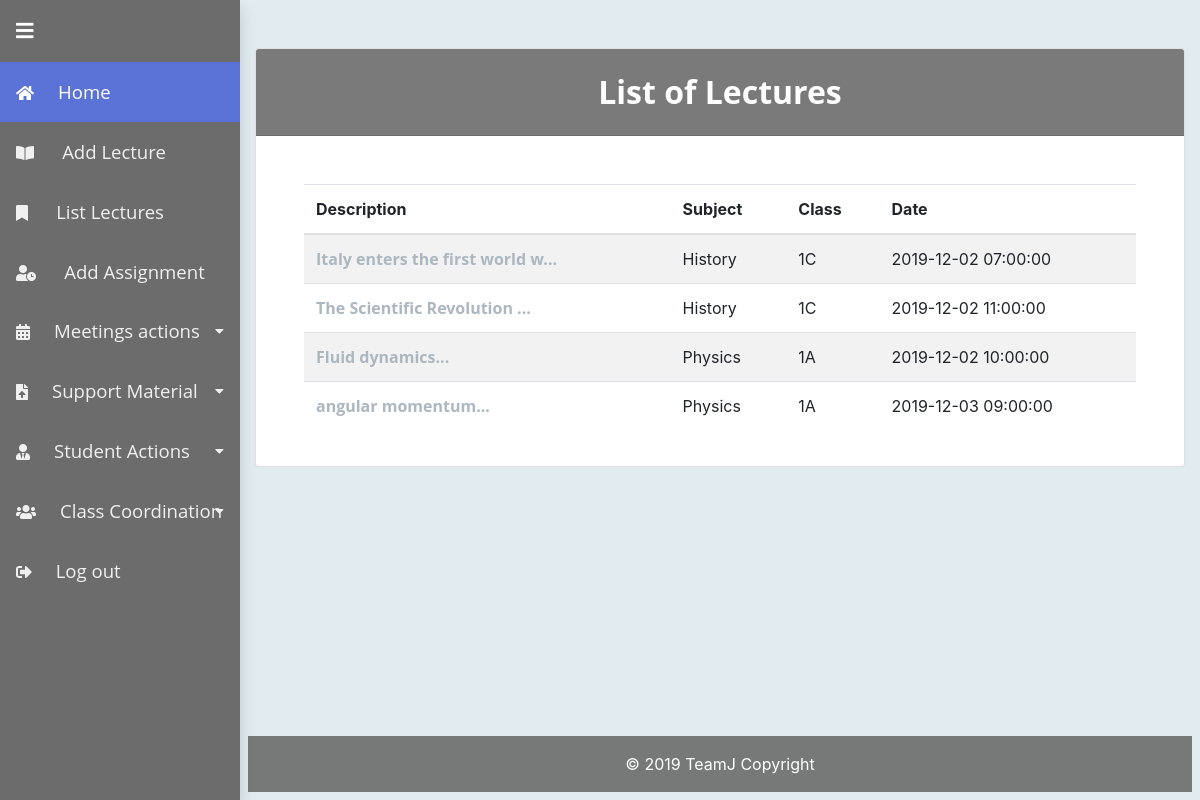
The app's page /usergroup/teacher/listLectures.php (signed in) with its own data.
### tables this page shows
CREATE TABLE `TopicRecord` (
  `ID` int(11) NOT NULL,
  `TeacherID` int(11) NOT NULL,
  `Timestamp` timestamp NOT NULL DEFAULT CURRENT_TIMESTAMP,
  `Description` varchar(512) NOT NULL,
  `TopicID` int(11) NOT NULL,
  `SpecificClassID` int(11) NOT NULL
);

CREATE TABLE `Topic` (
  `ID` int(11) NOT NULL,
  `Name` varchar(100) NOT NULL,
  `Description` text NOT NULL
);

CREATE TABLE `SpecificClass` (
  `ID` int(11) NOT NULL,
  `YearClassID` int(11) NOT NULL,
  `Section` varchar(5) NOT NULL,
  `UploadedPath` varchar(50) NOT NULL,
  `CoordinatorTeacherID` int(11) NOT NULL
);

### classes/teacher.class.php (called while the page is built, shortened)
<?php
class teacher extends user {
	public function get_topics_record() {
		$topicRecords = array();
		$conn = $this->connectMySQL();
		$stmt = $conn->prepare("SELECT TopicRecord.Timestamp as TimeStamps,
                                               TopicRecord.Description as TopicDescription, Topic.Name as TopicName, TopicRecord.ID as RecordID,
                                               SpecificClass.YearClassID as YearClass, SpecificClass.Section
                                        FROM TopicRecord, Topic, SpecificClass
                                        WHERE TopicRecord.TopicID=Topic.ID AND SpecificClass.ID=TopicRecord.SpecificClassID AND TopicRecord.TeacherID=?");
		$teacherID = $_SESSION['teacherID'];
		$stmt->bind_param('i', $teacherID);
		$stmt->execute();
		$res = $stmt->get_result();
		if ($res->num_rows <= 0) {
			return false;
		} else {
			while ($row = $res->fetch_assoc()) {
				array_push($topicRecords, $row);
			}
		}
		return $topicRecords;
	}
}

### usergroup/teacher/listLectures.php (the view, shortened to what this page needs)
<?php
$teacher = new teacher();
if(isset($_GET['operation_result'])){
	switch ($_GET['operation_result']){
		case 1:
			$content.= <<<OUT
<div class="alert alert-success" role="alert">
  Lecture successfully modified. <a href="listLectures.php" class="alert-link">Modify another lecture</a> or <a href="index.php" class="alert-link">back to your homepage.</a>
</div>
OUT;
			break;
		case 0:
			$content.= <<<OUT
<div class="alert alert-danger" role="alert">
 Error in modifying lecture. <a href="listLectures.php" class="alert-link">Retry </a> or <a href="../teacher/index.php" class="alert-link">back to your homepage.</a>
</div>
OUT;
			break;
		default:
			$content.=<<<OUT
<div class="alert alert-dark" role="alert">
  Operation not allowed.
</div>
OUT;
	}
}else {
	$content = '<div class="card">
                <h2 class="card-header info-color white-text text-center py-4" style="background-color:rgba(108,108,108,0.9);color:white">
                    List of Lectures
                </h2>
                <div class="card-body  px-lg-5 pt-0 mt-md-5">
                <form>
                <div class="table-responsive">
  <table class="table table-striped">
    <thead>
      <tr>
        <th scope="col">Description</th>
        <th scope="col">Subject</th>
        <th scope="col">Class</th>
        <th scope="col">Date</th>
      </tr>
    </thead>
    <tbody>';
	$topicRecords = $teacher->get_topics_record();
	foreach ($topicRecords as $i => $row) {
		$title = substr($row['TopicDescription'], 0, 30) . "...";
		$content .= '<tr>
        <th scope="row"><a class="alert-link" href="listLectures.php?action=edit&lectureID='.$row['RecordID'].'">' . $title . '</a></th>
        <td>' . $row['TopicName'] . '</td>
        <td>' . $row['YearClass'].$row['Section'] .'</td>
        <td>' . $row['TimeStamps'] . '</td>
      </tr>';
	}
	$content .= '
    </tbody>
  </table>
  </div>
  </form>
  </div>';
}
?>

### css/timeline.css (style rules this page uses)
*, *:after, *:before { -webkit-box-sizing: border-box; -moz-box-sizing: border-box; box-sizing: border-box; }
a { color: #acb7c0; text-decoration: none; font-family: "Open Sans", sans-serif; }
h1, h2 { font-family: "Open Sans", sans-serif; font-weight: bold; }

### css/calendar_style.css (style rules this page uses)
*, *:before, *:after { -moz-box-sizing: border-box; -webkit-box-sizing: border-box; box-sizing: border-box; }

### css/style.css (style rules this page uses)
html { height: 100%; }
body { background-color: rgb(225, 235, 240); display: flex; flex-direction: column; height: 100%; }
.table td, .table th { vertical-align: middle; }

### css/sidebar.css (style rules this page uses)
body { position: relative; }
@media (min-width: 992px) { body { padding-left: 15rem; } }

### records on screen
topicrecord: Description "Italy enters the first world w...", TopicID.Name "History", SpecificClassID.YearClassID "1", SpecificClassID.Section "C", Timestamp "2019-12-02 07:00:00"
topicrecord: Description "The Scientific Revolution ...", TopicID.Name "History", SpecificClassID.YearClassID "1", SpecificClassID.Section "C", Timestamp "2019-12-02 11:00:00"
topicrecord: Description "Fluid dynamics...", TopicID.Name "Physics", SpecificClassID.YearClassID "1", SpecificClassID.Section "A", Timestamp "2019-12-02 10:00:00"
topicrecord: Description "angular momentum...", TopicID.Name "Physics", SpecificClassID.YearClassID "1", SpecificClassID.Section "A", Timestamp "2019-12-03 09:00:00"
